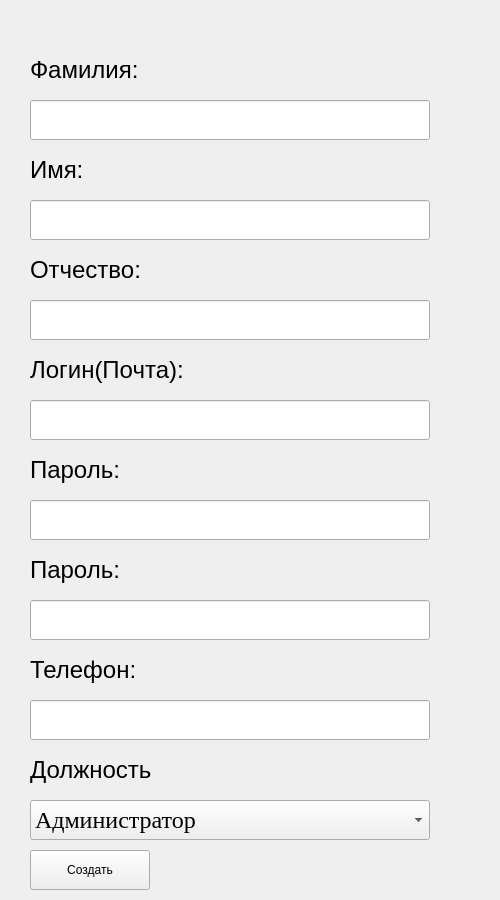
<?xml version="1.0" encoding="UTF-8"?>
<ui version="4.0">
 <class>Form</class>
 <widget class="QWidget" name="Form">
  <property name="enabled">
   <bool>true</bool>
  </property>
  <property name="geometry">
   <rect>
    <x>0</x>
    <y>0</y>
    <width>500</width>
    <height>900</height>
   </rect>
  </property>
  <property name="windowTitle">
   <string>Form</string>
  </property>
  <widget class="QLabel" name="label">
   <property name="geometry">
    <rect>
     <x>30</x>
     <y>50</y>
     <width>200</width>
     <height>40</height>
    </rect>
   </property>
   <property name="text">
    <string>&lt;html&gt;&lt;head/&gt;&lt;body&gt;&lt;p&gt;&lt;span style=&quot; font-size:18pt;&quot;&gt;Фамилия:&lt;/span&gt;&lt;/p&gt;&lt;/body&gt;&lt;/html&gt;</string>
   </property>
  </widget>
  <widget class="QLabel" name="label_2">
   <property name="geometry">
    <rect>
     <x>30</x>
     <y>150</y>
     <width>200</width>
     <height>40</height>
    </rect>
   </property>
   <property name="text">
    <string>&lt;html&gt;&lt;head/&gt;&lt;body&gt;&lt;p&gt;&lt;span style=&quot; font-size:18pt;&quot;&gt;Имя:&lt;/span&gt;&lt;/p&gt;&lt;/body&gt;&lt;/html&gt;</string>
   </property>
  </widget>
  <widget class="QLabel" name="label_3">
   <property name="geometry">
    <rect>
     <x>30</x>
     <y>250</y>
     <width>200</width>
     <height>40</height>
    </rect>
   </property>
   <property name="text">
    <string>&lt;html&gt;&lt;head/&gt;&lt;body&gt;&lt;p&gt;&lt;span style=&quot; font-size:18pt;&quot;&gt;Отчество:&lt;/span&gt;&lt;/p&gt;&lt;/body&gt;&lt;/html&gt;</string>
   </property>
  </widget>
  <widget class="QLabel" name="label_4">
   <property name="geometry">
    <rect>
     <x>30</x>
     <y>350</y>
     <width>200</width>
     <height>40</height>
    </rect>
   </property>
   <property name="text">
    <string>&lt;html&gt;&lt;head/&gt;&lt;body&gt;&lt;p&gt;&lt;span style=&quot; font-size:18pt;&quot;&gt;Логин(Почта):&lt;/span&gt;&lt;/p&gt;&lt;/body&gt;&lt;/html&gt;</string>
   </property>
  </widget>
  <widget class="QLabel" name="label_5">
   <property name="geometry">
    <rect>
     <x>30</x>
     <y>450</y>
     <width>200</width>
     <height>40</height>
    </rect>
   </property>
   <property name="text">
    <string>&lt;html&gt;&lt;head/&gt;&lt;body&gt;&lt;p&gt;&lt;span style=&quot; font-size:18pt;&quot;&gt;Пароль:&lt;/span&gt;&lt;/p&gt;&lt;/body&gt;&lt;/html&gt;</string>
   </property>
  </widget>
  <widget class="QLabel" name="label_6">
   <property name="geometry">
    <rect>
     <x>30</x>
     <y>550</y>
     <width>200</width>
     <height>40</height>
    </rect>
   </property>
   <property name="text">
    <string>&lt;html&gt;&lt;head/&gt;&lt;body&gt;&lt;p&gt;&lt;span style=&quot; font-size:18pt;&quot;&gt;Пароль:&lt;/span&gt;&lt;/p&gt;&lt;/body&gt;&lt;/html&gt;</string>
   </property>
  </widget>
  <widget class="QLabel" name="label_7">
   <property name="geometry">
    <rect>
     <x>30</x>
     <y>650</y>
     <width>200</width>
     <height>40</height>
    </rect>
   </property>
   <property name="text">
    <string>&lt;html&gt;&lt;head/&gt;&lt;body&gt;&lt;p&gt;&lt;span style=&quot; font-size:18pt;&quot;&gt;Телефон:&lt;/span&gt;&lt;/p&gt;&lt;/body&gt;&lt;/html&gt;</string>
   </property>
  </widget>
  <widget class="QLabel" name="label_8">
   <property name="geometry">
    <rect>
     <x>30</x>
     <y>750</y>
     <width>200</width>
     <height>40</height>
    </rect>
   </property>
   <property name="text">
    <string>&lt;html&gt;&lt;head/&gt;&lt;body&gt;&lt;p&gt;&lt;span style=&quot; font-size:18pt;&quot;&gt;Должность&lt;/span&gt;&lt;/p&gt;&lt;/body&gt;&lt;/html&gt;</string>
   </property>
  </widget>
  <widget class="QPushButton" name="sozdbtn">
   <property name="geometry">
    <rect>
     <x>30</x>
     <y>850</y>
     <width>120</width>
     <height>40</height>
    </rect>
   </property>
   <property name="styleSheet">
    <string notr="true">font: 18pt &quot;Times New Roman&quot;;</string>
   </property>
   <property name="text">
    <string>Создать</string>
   </property>
  </widget>
  <widget class="QLineEdit" name="lineEdit">
   <property name="geometry">
    <rect>
     <x>30</x>
     <y>100</y>
     <width>400</width>
     <height>40</height>
    </rect>
   </property>
   <property name="font">
    <font>
     <family>Times New Roman</family>
     <pointsize>18</pointsize>
    </font>
   </property>
  </widget>
  <widget class="QLineEdit" name="lineEdit_3">
   <property name="geometry">
    <rect>
     <x>30</x>
     <y>300</y>
     <width>400</width>
     <height>40</height>
    </rect>
   </property>
   <property name="font">
    <font>
     <family>Times New Roman</family>
     <pointsize>18</pointsize>
    </font>
   </property>
  </widget>
  <widget class="QLineEdit" name="lineEdit_2">
   <property name="geometry">
    <rect>
     <x>30</x>
     <y>200</y>
     <width>400</width>
     <height>40</height>
    </rect>
   </property>
   <property name="font">
    <font>
     <family>Times New Roman</family>
     <pointsize>18</pointsize>
    </font>
   </property>
  </widget>
  <widget class="QLineEdit" name="lineEdit_4">
   <property name="geometry">
    <rect>
     <x>30</x>
     <y>400</y>
     <width>400</width>
     <height>40</height>
    </rect>
   </property>
   <property name="font">
    <font>
     <family>Times New Roman</family>
     <pointsize>18</pointsize>
    </font>
   </property>
  </widget>
  <widget class="QLineEdit" name="lineEdit_5">
   <property name="geometry">
    <rect>
     <x>30</x>
     <y>500</y>
     <width>400</width>
     <height>40</height>
    </rect>
   </property>
   <property name="font">
    <font>
     <family>Times New Roman</family>
     <pointsize>18</pointsize>
    </font>
   </property>
  </widget>
  <widget class="QLineEdit" name="lineEdit_6">
   <property name="geometry">
    <rect>
     <x>30</x>
     <y>600</y>
     <width>400</width>
     <height>40</height>
    </rect>
   </property>
   <property name="font">
    <font>
     <family>Times New Roman</family>
     <pointsize>18</pointsize>
    </font>
   </property>
  </widget>
  <widget class="QLineEdit" name="lineEdit_7">
   <property name="geometry">
    <rect>
     <x>30</x>
     <y>700</y>
     <width>400</width>
     <height>40</height>
    </rect>
   </property>
   <property name="font">
    <font>
     <family>Times New Roman</family>
     <pointsize>18</pointsize>
    </font>
   </property>
  </widget>
  <widget class="QComboBox" name="comboBox">
   <property name="geometry">
    <rect>
     <x>30</x>
     <y>800</y>
     <width>400</width>
     <height>40</height>
    </rect>
   </property>
   <property name="font">
    <font>
     <family>Times New Roman</family>
     <pointsize>18</pointsize>
    </font>
   </property>
   <item>
    <property name="text">
     <string>Администратор</string>
    </property>
   </item>
   <item>
    <property name="text">
     <string>Менеджер</string>
    </property>
   </item>
   <item>
    <property name="text">
     <string>Рабочий</string>
    </property>
   </item>
  </widget>
 </widget>
 <resources/>
 <connections/>
</ui>
